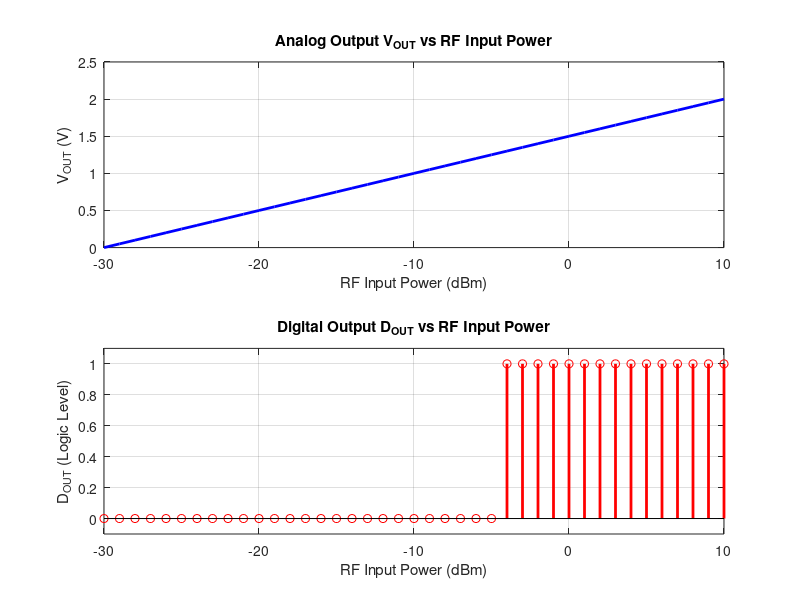

MATLAB code to generate this figure:
% RF Detector Simulation (PZ111B Behavior Approximation)
% This script plots V_OUT and D_OUT vs RF Input Power.

clf;  % Clear existing figures
clc;  % Clear command window

disp('Running RF Detector Simulation...');

% RF Input Power Range (in dBm)
rf_dBm = -30:1:10;

% Analog Output (V_OUT) Model: linearly mapped from 0V (-30dBm) to 2V (+10dBm)
V_OUT = (rf_dBm + 30) * (2 / 40);  % V_OUT = 0V at -30dBm, 2V at +10dBm

% Digital Output (D_OUT) Model: HIGH (1) if rf_dBm > -5 dBm
D_OUT = double(rf_dBm > -5);  % 1 = High, 0 = Low

% Plot the outputs
figure;

subplot(2,1,1);
plot(rf_dBm, V_OUT, 'b-', 'LineWidth', 2);
grid on;
title('Analog Output V_{OUT} vs RF Input Power');
xlabel('RF Input Power (dBm)');
ylabel('V_{OUT} (V)');
ylim([0 2.5]);

subplot(2,1,2);
stem(rf_dBm, D_OUT, 'r', 'LineWidth', 2);
grid on;
title('Digital Output D_{OUT} vs RF Input Power');
xlabel('RF Input Power (dBm)');
ylabel('D_{OUT} (Logic Level)');
ylim([-0.1 1.1]);